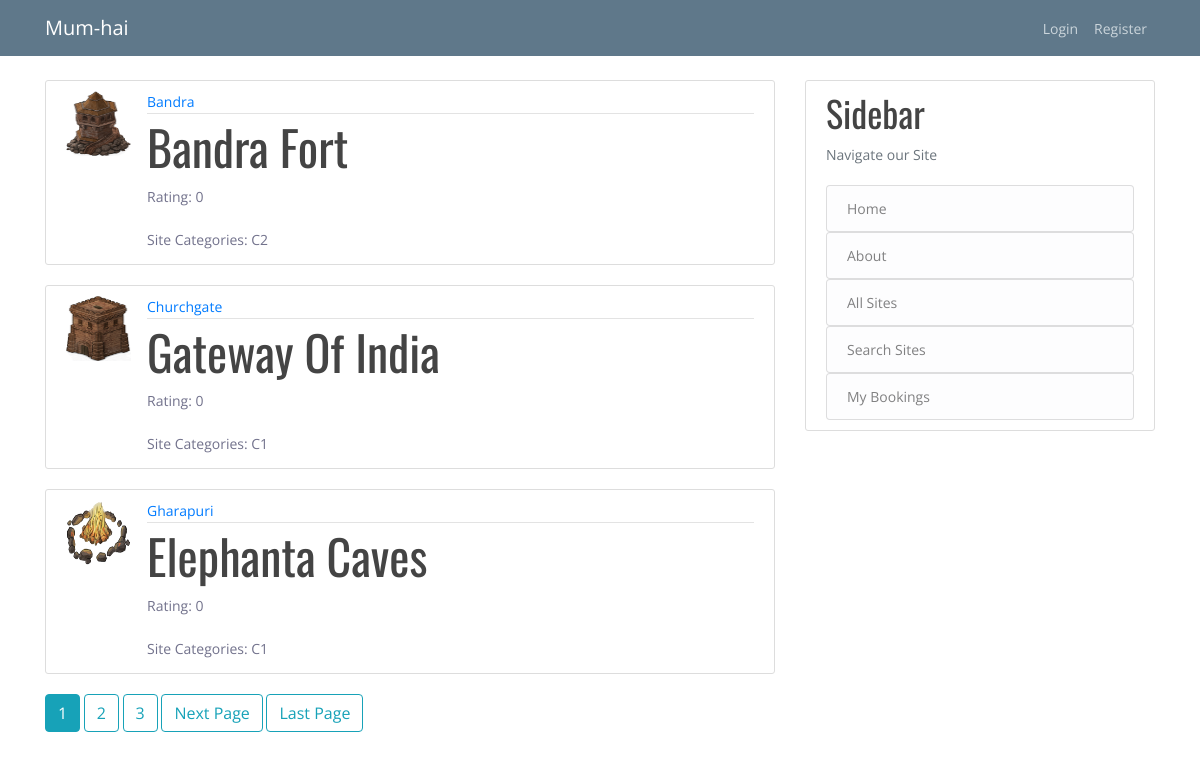
The app's page /sites/ with its own data.
### Sites/models.py (models this page shows, shortened)
class Site(models.Model):
    name = models.CharField(max_length=25)
    desc = models.TextField(max_length=250, verbose_name="Site Description")
    img = models.ImageField(default="def_site.jpg", upload_to="site_pics", verbose_name="Site Image")
    number = models.CharField(max_length=10, verbose_name="Contact Number")
    category_choices = [
        ('C0',"Other"),
        ('C1',"Adventure"),
        ('C2',"Historical"),
        ('C3',"Urban"),
        ('C4',"Educational"),
        ('C5',"Nature"),
        ('C6',"Event Based"),
    ]
    category = models.CharField(
        default = 'C0',
        max_length = 2,
        choices = category_choices,
    )
    price = models.FloatField()
    location = models.CharField(max_length=25)
    def rating(self):
        from feedback.models import Site_Feedback
        qset=Site_Feedback.objects.filter(reviewee=self.id).exclude(valid='D').exclude(valid='S');
        rating=0;
        n=0;
        for q in qset:
            rating+=q.rating
            n+=1
        if n!=0:
            return round(rating/n,2)
        else:
            return 0

### Sites/views.py (the view)
# urls.py: path('', SiteListView.as_view(), name='site-list'),
class SiteListView(ListView):
    model  = Site
    context_object_name = 'object'
    paginate_by = 3

### Sites/templates/sites/site_list.html (shortened to what this page needs)
{% extends "users/base.html" %}
{% block content %}
    {% for site in object %}
        <article class="media content-section">
          <img class="rounded-rectangle article-img" src="{{site.img.url}}">
          <div class="media-body">
            <div class="article-metadata">
              <a class="mr-2" href="https://www.google.com/maps/search/{{site.location}}">{{ site.location }}</a>
            </div>
            <h2><a class="article-title" href="{% url 'site-detail' site.id %}">{{ site.name }}</a></h2>
              <p class="article-content">Rating: {{ site.rating }}</p>
              <p class="article-content">Site Categories: {{ site.category }}</p>
          </div>
        </article>
    {% endfor %}
    {% if is_paginated %}
        {% for num in paginator.page_range %}
            {% if page_obj.number == num %}
                <a class="btn btn-info mb-4" href="?page={{ num }}">{{ num }}</a>
            {% elif num > page_obj.number|add:'-3' and num < page_obj.number|add:'3' %}
                <a class="btn btn-outline-info mb-4" href="?page={{ num }}">{{ num }}</a>
            {% endif %}
        {% endfor %}
        {% if page_obj.has_next %}
            <a class="btn btn-outline-info mb-4" href="?page={{page_obj.next_page_number}}">Next Page</a>
            <a class="btn btn-outline-info mb-4" href="?page={{page_obj.paginator.num_pages}}">Last Page</a>
        {% endif %}
    {% endif %}
{% endblock content %}

### users/templates/users/base.html (shortened to what this page needs)
{% load static %}
<!DOCTYPE html>
<html>
<head>
    <link rel="stylesheet" href="https://maxcdn.bootstrapcdn.com/bootstrap/4.0.0/css/bootstrap.min.css">
    <link rel="stylesheet" type="text/css" href="{% static 'users/main.css' %}">
<link href="{% static 'plugins/font-awesome-4.7.0/css/font-awesome.min.css' %}" rel="stylesheet" type="text/css">
<link rel="stylesheet" type="text/css" href="{% static 'plugins/OwlCarousel2-2.2.1/owl.carousel.css' %}">
<link rel="stylesheet" type="text/css" href="{% static 'plugins/OwlCarousel2-2.2.1/owl.theme.default.css' %}">
<link rel="stylesheet" type="text/css" href="{% static 'plugins/OwlCarousel2-2.2.1/animate.css' %}">
<link rel="stylesheet" type="text/css" href="{% static 'styles/main_styles.css' %}">
<link rel="stylesheet" type="text/css" href="{% static 'styles/responsive.css' %}">
</head>
<body>
    <header class="site-header">
      <nav class="navbar navbar-expand-md navbar-dark bg-steel fixed-top">
        <div class="container">
          <a class="navbar-brand mr-4" href="{% url 'site-list' %}">Mum-hai</a>
          <div class="collapse navbar-collapse" id="navbarToggle">
            <div class="navbar-nav">
              {% if user.is_authenticated %}
                <a class="nav-item nav-link" href="{% url 'profile' %}">{{request.user.username}}'s Profile</a>
                <a class="nav-item nav-link" href="{% url 'logout' %}">Logout</a>
              {% else %}
                  <a class="nav-item nav-link" href="{% url 'login' %}">Login</a>
                  <a class="nav-item nav-link" href="{% url 'register' %}">Register</a>
              {% endif %}
            </div>
          </div>
        </div>
      </nav>
    </header>
    <main role="main" class="container">
      <div class="row">
        <div class="col-md-8">
          {% block content %}{% endblock content %}
        </div>
        <div class="col-md-4">
          <div class="content-section">
            <h3>Sidebar</h3>
            <p class='text-muted'>Navigate our Site
              <ul class="list-group">
                  <a href='/'><li class="list-group-item list-group-item-light">Home</li></a>
                  <a href=#><li class="list-group-item list-group-item-light">About</li></a>
                  <a href="{% url 'site-list' %}"><li class="list-group-item list-group-item-light">All Sites</li></a>
                  <a href="{% url 'site-search' %}"><li class="list-group-item list-group-item-light">Search Sites</li></a>
                  <a href="{% url 'site-book-list' %}"><li class="list-group-item list-group-item-light">My Bookings</li></a>
              </ul>
            </p>
          </div>
        </div>
      </div>
    </main>
</body>
</html>

### users/static/users/main.css (style rules this page uses)
body { background: #fafafa; color: #333333; margin-top: 5rem; }
h1, h2, h3, h4, h5, h6 { color: #444444; }
ul { margin: 0; }
.bg-steel { background-color: #5f788a; }
.site-header .navbar-nav .nav-link { color: #cbd5db; }
.content-section { background: #ffffff; padding: 10px 20px; border: 1px solid #dddddd; border-radius: 3px; margin-bottom: 20px; }
.article-title { color: #444444; }
.article-content { white-space: pre-line; }
.article-img { height: 65px; width: 65px; margin-right: 16px; }
.article-metadata { padding-bottom: 1px; margin-bottom: 4px; border-bottom: 1px solid #e3e3e3 }

### users/static/styles/main_styles.css (style rules this page uses)
* { margin: 0; padding: 0; -webkit-font-smoothing: antialiased; -webkit-text-shadow: rgba(0,0,0,.01) 0 0 1px; text-shadow: rgba(0,0,0,.01) 0 0 1px; }
body { font-family: 'Open Sans', sans-serif; font-size: 14px; font-weight: 400; background: #FFFFFF; color: #a5a5a5; }
div { display: block; position: relative; -webkit-box-sizing: border-box; -moz-box-sizing: border-box; box-sizing: border-box; }
ul { list-style: none; margin-bottom: 0px; }
p { font-family: 'Open Sans', sans-serif; font-size: 14px; line-height: 1.9285; font-weight: 400; color: #72728c; -webkit-font-smoothing: antialiased; -webkit-text-shadow: rgba(0,0,0,.01) 0 0 1px; text-shadow: rgba(0,0,0,.01) 0 0 1px; }
p:last-of-type { margin-bottom: 0; }
a, a:hover, a:visited, a:active, a:link { text-decoration: none; -webkit-font-smoothing: antialiased; -webkit-text-shadow: rgba(0,0,0,.01) 0 0 1px; text-shadow: rgba(0,0,0,.01) 0 0 1px; }
h2 { font-size: 48px; }
h3 { font-size: 36px; }
h1, h2, h3, h4, h5, h6 { font-family: 'Oswald', sans-serif; font-weight: 400; -webkit-font-smoothing: antialiased; -webkit-text-shadow: rgba(0,0,0,.01) 0 0 1px; text-shadow: rgba(0,0,0,.01) 0 0 1px; }

### records on screen
Site: img (picture), location "Bandra", name "Bandra Fort", rating "0", category "C2"
Site: img (picture), location "Churchgate", name "Gateway Of India", rating "0", category "C1"
Site: img (picture), location "Gharapuri", name "Elephanta Caves", rating "0", category "C1"

### other values on screen
{{ num }} "1"
{{ num }} "2" "3"
